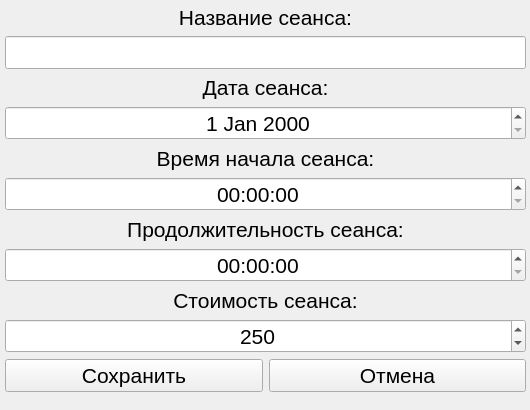
<?xml version="1.0" encoding="UTF-8"?>
<ui version="4.0">
 <class>Form</class>
 <widget class="QWidget" name="Form">
  <property name="geometry">
   <rect>
    <x>0</x>
    <y>0</y>
    <width>530</width>
    <height>410</height>
   </rect>
  </property>
  <property name="sizePolicy">
   <sizepolicy hsizetype="Preferred" vsizetype="Preferred">
    <horstretch>0</horstretch>
    <verstretch>0</verstretch>
   </sizepolicy>
  </property>
  <property name="windowTitle">
   <string>Добавить кинотеатр</string>
  </property>
  <widget class="QWidget" name="gridLayoutWidget">
   <property name="geometry">
    <rect>
     <x>0</x>
     <y>0</y>
     <width>531</width>
     <height>411</height>
    </rect>
   </property>
   <layout class="QGridLayout" name="gridLayout">
    <property name="sizeConstraint">
     <enum>QLayout::SetMinAndMaxSize</enum>
    </property>
    <property name="leftMargin">
     <number>5</number>
    </property>
    <property name="topMargin">
     <number>5</number>
    </property>
    <property name="rightMargin">
     <number>5</number>
    </property>
    <property name="bottomMargin">
     <number>5</number>
    </property>
    <item row="6" column="0" colspan="2">
     <widget class="QLabel" name="label_4">
      <property name="sizePolicy">
       <sizepolicy hsizetype="Minimum" vsizetype="Maximum">
        <horstretch>0</horstretch>
        <verstretch>0</verstretch>
       </sizepolicy>
      </property>
      <property name="font">
       <font>
        <pointsize>16</pointsize>
        <italic>false</italic>
       </font>
      </property>
      <property name="text">
       <string>Продолжительность сеанса:</string>
      </property>
      <property name="alignment">
       <set>Qt::AlignCenter</set>
      </property>
     </widget>
    </item>
    <item row="0" column="0" colspan="2">
     <widget class="QLabel" name="label">
      <property name="sizePolicy">
       <sizepolicy hsizetype="Minimum" vsizetype="Maximum">
        <horstretch>0</horstretch>
        <verstretch>0</verstretch>
       </sizepolicy>
      </property>
      <property name="font">
       <font>
        <pointsize>16</pointsize>
        <italic>false</italic>
       </font>
      </property>
      <property name="text">
       <string>Название сеанса:</string>
      </property>
      <property name="alignment">
       <set>Qt::AlignCenter</set>
      </property>
     </widget>
    </item>
    <item row="2" column="0" colspan="2">
     <widget class="QLabel" name="label_2">
      <property name="sizePolicy">
       <sizepolicy hsizetype="Minimum" vsizetype="Maximum">
        <horstretch>0</horstretch>
        <verstretch>0</verstretch>
       </sizepolicy>
      </property>
      <property name="font">
       <font>
        <pointsize>16</pointsize>
        <italic>false</italic>
       </font>
      </property>
      <property name="text">
       <string>Дата сеанса:</string>
      </property>
      <property name="alignment">
       <set>Qt::AlignCenter</set>
      </property>
     </widget>
    </item>
    <item row="10" column="1">
     <widget class="QPushButton" name="button_cancel">
      <property name="font">
       <font>
        <pointsize>16</pointsize>
       </font>
      </property>
      <property name="text">
       <string>Отмена</string>
      </property>
     </widget>
    </item>
    <item row="3" column="0" colspan="2">
     <widget class="QDateEdit" name="date">
      <property name="font">
       <font>
        <pointsize>16</pointsize>
       </font>
      </property>
      <property name="alignment">
       <set>Qt::AlignCenter</set>
      </property>
     </widget>
    </item>
    <item row="8" column="0" colspan="2">
     <widget class="QLabel" name="label_5">
      <property name="sizePolicy">
       <sizepolicy hsizetype="Minimum" vsizetype="Maximum">
        <horstretch>0</horstretch>
        <verstretch>0</verstretch>
       </sizepolicy>
      </property>
      <property name="font">
       <font>
        <pointsize>16</pointsize>
        <italic>false</italic>
       </font>
      </property>
      <property name="text">
       <string>Стоимость сеанса:</string>
      </property>
      <property name="alignment">
       <set>Qt::AlignCenter</set>
      </property>
     </widget>
    </item>
    <item row="4" column="0" colspan="2">
     <widget class="QLabel" name="label_3">
      <property name="sizePolicy">
       <sizepolicy hsizetype="Minimum" vsizetype="Maximum">
        <horstretch>0</horstretch>
        <verstretch>0</verstretch>
       </sizepolicy>
      </property>
      <property name="font">
       <font>
        <pointsize>16</pointsize>
        <italic>false</italic>
       </font>
      </property>
      <property name="text">
       <string>Время начала сеанса:</string>
      </property>
      <property name="alignment">
       <set>Qt::AlignCenter</set>
      </property>
     </widget>
    </item>
    <item row="5" column="0" colspan="2">
     <widget class="QTimeEdit" name="time">
      <property name="font">
       <font>
        <pointsize>16</pointsize>
       </font>
      </property>
      <property name="alignment">
       <set>Qt::AlignCenter</set>
      </property>
     </widget>
    </item>
    <item row="10" column="0">
     <widget class="QPushButton" name="button_save">
      <property name="font">
       <font>
        <pointsize>16</pointsize>
       </font>
      </property>
      <property name="text">
       <string>Сохранить</string>
      </property>
     </widget>
    </item>
    <item row="7" column="0" colspan="2">
     <widget class="QTimeEdit" name="duration">
      <property name="font">
       <font>
        <pointsize>16</pointsize>
       </font>
      </property>
      <property name="alignment">
       <set>Qt::AlignCenter</set>
      </property>
     </widget>
    </item>
    <item row="1" column="0" colspan="2">
     <widget class="QLineEdit" name="title">
      <property name="font">
       <font>
        <pointsize>16</pointsize>
       </font>
      </property>
      <property name="alignment">
       <set>Qt::AlignCenter</set>
      </property>
     </widget>
    </item>
    <item row="9" column="0" colspan="2">
     <widget class="QSpinBox" name="price">
      <property name="font">
       <font>
        <pointsize>16</pointsize>
       </font>
      </property>
      <property name="alignment">
       <set>Qt::AlignCenter</set>
      </property>
      <property name="minimum">
       <number>50</number>
      </property>
      <property name="maximum">
       <number>3000</number>
      </property>
      <property name="value">
       <number>250</number>
      </property>
     </widget>
    </item>
   </layout>
  </widget>
 </widget>
 <resources/>
 <connections/>
</ui>
